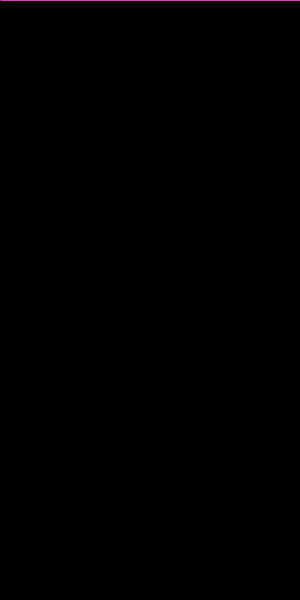
Frame 1 (no input)
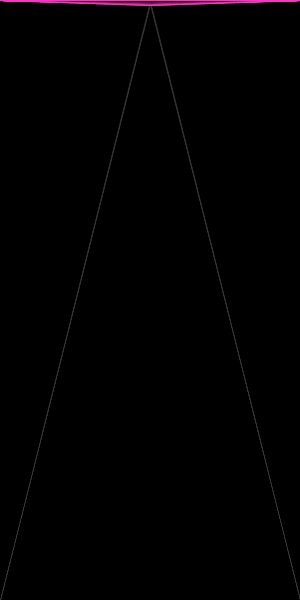
Frame 60 (the mouse pressed at the canvas centre just before this capture)
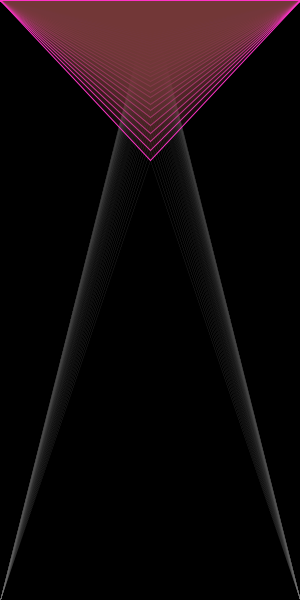
Frame 120 (the mouse held since frame 60 and released just before this capture)

The Processing sketch that drew these frames (run headless with seeded random() and noise(); from frame 60 on, the mouse is pressed at the canvas centre):

// Processing sketch: processing_142133
// ── processing_142133.pde

float a=0;
float c=0;
float speed;
float scale;
float t;
float s;

void setup() {
  size(300, 600);
  background(0);
}

void draw() {
  stroke(255);
  strokeWeight(.1);
  stroke(s);
  line(0, height, width/2, a);
  line(width, height, width/2, a);
  strokeWeight(1);
  stroke(255,50,200);
  triangle(0, 0, width/2, a, width, 0);
  fill(c*2, c, c, 50);


  if (a<height) {
    speed+=.01;
    scale+=.01;
    s++;
  }
  else {
    speed=0;
    scale=0;
  }

  println(frameCount);

  if (frameCount<500) {
    c+=.5;
    t += speed;
    a= pow(t, scale);
    println("Exponential");
  }
  else if (frameCount<1100) {
    c=200;
    //    t += speed;
    //    a=height/(1+exp(-t));
    //    println("Sigmoid");

    t+=speed*2;
    a=log(t)*scale;
  }
  else if (frameCount<1600) {
    c-=.1;
    t+=speed;
    a= t*scale;
    println("Linear");
  }

  else if (frameCount<1900) {
    a=height;
    c=10;
  }
  else if (frameCount>2000) {
    exit();
  }
}
